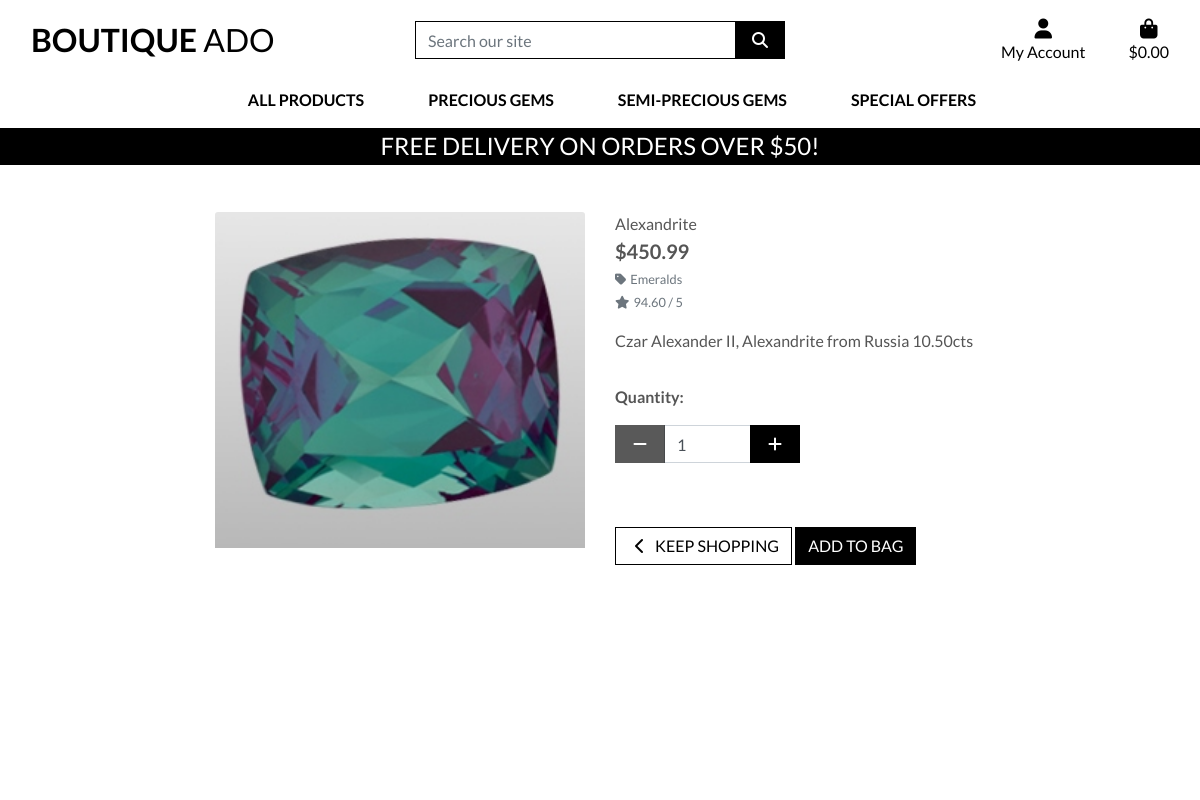
/products/1, run on the app's committed database.
### products/models.py (models this page shows, shortened)
class Product(models.Model):
    category = models.ForeignKey('Category', null=True, blank=True, on_delete=models.SET_NULL)
    sku = models.CharField(max_length=254, null=True, blank=True)
    name = models.CharField(max_length=254)
    description = models.TextField()
    price = models.DecimalField(max_digits=6, decimal_places=2)
    rating = models.DecimalField(max_digits=6, decimal_places=2, null=True, blank=True)
    image = models.ImageField(null=True, blank=True)

class Category(models.Model):
    class Meta:
        verbose_name_plural = 'Categories'
    name = models.CharField(max_length=254)
    friendly_name = models.CharField(max_length=254, null=True, blank=True)

### products/views.py (the view)
# urls.py: path('<product_id>', views.product_detail, name='product_detail'),
def product_detail(request, product_id):
    product = get_object_or_404(Product, pk=product_id)
    context = {
        'product': product,
    }
    return render(request, 'products/product_detail.html', context)

### bag/contexts.py (called while the page is built, shortened)
def bag_contents(request):
    bag_items = []
    total = 0
    product_count = 0
    bag = request.session.get('bag', {})
    if total < settings.FREE_DELIVERY_THRESHOLD:
        delivery = total * Decimal(settings.STANDARD_DELIVERY_PERCENTAGE / 100)
        free_delivery_delta = settings.FREE_DELIVERY_THRESHOLD - total
    else:
        delivery = 0
        free_delivery_delta = 0
    grand_total = delivery + total
    context = {
        'bag_items': bag_items,
        'total': total,
        'product_count': product_count,
        'delivery': delivery,
        'free_delivery_delta': free_delivery_delta,
        'free_delivery_threshold': settings.FREE_DELIVERY_THRESHOLD,
        'grand_total': grand_total,
    }
    return context

### products/templates/products/product_detail.html (shortened to what this page needs)
{% extends "base.html" %}
{% load static %}
{% block page_header %}
    <div class="container header-container">
    </div>
{% endblock %}
{% block content %}
    <div class="overlay"></div>
    <div class="container-fluid">
        <div class="row">
            <div class="col-12 col-md-6 col-lg-4 offset-lg-2">
                <div class="image-container my-5">
                    {% if product.image %}
                        <a href="{{ product.image.url }}" target="_blank">
                            <img class="card-img-top img-fluid" src="{{ product.image.url }}" alt="{{ product.name }}">
                        </a>
                        {% else %}
                        <a href="">
                            <img class="card-img-top img-fluid" src="{{ MEDIA_URL }}noimage.png" alt="{{ product.name }}">
                        </a>
                    {% endif %}
                </div>
            </div>
            <div class="col-12 col-md-6 col-lg-4">
                <div class="product-details-container mb-5 mt-md-5">
                    <p class="mb-0">{{ product.name }}</p>
                    <p class="lead mb-0 text-left font-weight-bold">${{ product.price }}</p>
                    {% if product.category %}
                    <p class="small mt-1 mb-0">
                        <a class="text-muted" href="{% url 'products' %}?category={{ product.category.name }}">
                            <i class="fas fa-tag mr-1"></i>{{ product.category.friendly_name }}
                        </a>
                    </p>
                    {% endif %}
                    {% if product.rating %}
                        <small class="text-muted"><i class="fas fa-star mr-1"></i>{{ product.rating }} / 5</small>
                    {% else %}
                        <small class="text-muted">No Rating</small>
                    {% endif %}
                    <p class="mt-3">{{ product.description }}</p>
                    <form class="form" action="{% url 'add_to_bag' product.id %}" method="POST">
                        <div class="form-row">
                            {% with product.has_sizes as s %}
                            <div class="col-12">
                                <p class="mt-3"><strong>Quantity:</strong></p>
                                <div class="form-group w-50">
                                    <div class="input-group">
                                        <div class="input-group-prepend">
                                            <button class="decrement-qty btn btn-black rounded-0"
                                                data-item_id="{{ product.id }}" id="decrement-qty_{{ product.id }}">
                                                <span class="icon">
                                                    <i class="fas fa-minus"></i>
                                                </span>
                                            </button>
                                        </div>
                                        <input class="form-control qty_input" type="number"
                                            name="quantity" value="1" min="1" max="99"
                                            data-item_id="{{ product.id }}"
                                            id="id_qty_{{ product.id }}">
                                        <div class="input-group-append">
                                            <button class="increment-qty btn btn-black rounded-0"
                                                data-item_id="{{ product.id }}" id="increment-qty_{{ product.id }}">
                                                <span class="icon">
                                                    <i class="fas fa-plus"></i>
                                                </span>
                                            </button>
                                        </div>
                                    </div>
                                </div>
                            </div>
                            <div class="col{% if s %}-12 mt-2{% endif %}">
                                <a href="{% url 'products' %}" class="btn btn-outline-black rounded-0 mt-5">
                                    <span class="icon">
                                        <i class="fas fa-chevron-left"></i>
                                    </span>
                                    <span class="text-uppercase">Keep Shopping</span>
                                </a>
                                <input type="submit" class="btn btn-black rounded-0 text-uppercase mt-5" value="Add to Bag">
                            </div>
                            {% endwith %}
                        </div>
                    </form>
                </div>
            </div>
        </div>
    </div>
{% endblock %}

### static/css/base.css (style rules this page uses)
html { height: 100%; }
body { background: url('/media/homepage_background_cropped.jpg') no-repeat center center fixed; background-size: cover; height: calc(100vh - 164px); color: #555; font-family: 'Lato'; }
.icon { align-items: center; display: inline-flex; justify-content: center; height: 1.5rem; width: 1.5rem; }
.btn-black { background: black; color: white; }
.btn-outline-black { background: white; color: black !important; border: 1px solid black; }
.overlay { height: 100%; width: 100%; top: 0; left: 0; position: fixed; background: white; z-index: -1; }
@media (min-width: 1200px) { .container { max-width: 80%; } }
@media (min-width: 992px) { .header-container { padding-top: 164px; } }

### data on the page
Product: image (picture), name "Alexandrite", price "450.99", category.friendly_name "Emeralds", rating "94.60", description "Czar Alexander II, Alexandrite from Russia 10.50cts", quantity "1"

### other printed values
{{ free_delivery_threshold }} "50"
